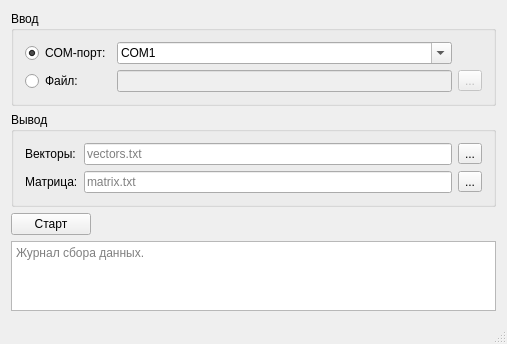
<?xml version="1.0" encoding="UTF-8"?>
<ui version="4.0">
 <class>MainWindow</class>
 <widget class="QMainWindow" name="MainWindow">
  <property name="geometry">
   <rect>
    <x>0</x>
    <y>0</y>
    <width>507</width>
    <height>336</height>
   </rect>
  </property>
  <property name="windowTitle">
   <string>Сбор данных</string>
  </property>
  <widget class="QWidget" name="centralWidget">
   <layout class="QVBoxLayout" name="verticalLayout" stretch="10,10,0">
    <property name="spacing">
     <number>6</number>
    </property>
    <property name="sizeConstraint">
     <enum>QLayout::SetDefaultConstraint</enum>
    </property>
    <item>
     <widget class="QGroupBox" name="gbInput">
      <property name="title">
       <string>Ввод</string>
      </property>
      <layout class="QGridLayout" name="gridLayout">
       <item row="0" column="0">
        <widget class="QRadioButton" name="rbCOMPort">
         <property name="text">
          <string>COM-порт:</string>
         </property>
         <property name="checked">
          <bool>true</bool>
         </property>
        </widget>
       </item>
       <item row="0" column="1">
        <widget class="QComboBox" name="cbCOMPort">
         <property name="editable">
          <bool>true</bool>
         </property>
         <property name="currentText">
          <string>COM1</string>
         </property>
         <item>
          <property name="text">
           <string>COM1</string>
          </property>
         </item>
         <item>
          <property name="text">
           <string>COM2</string>
          </property>
         </item>
         <item>
          <property name="text">
           <string>COM3</string>
          </property>
         </item>
         <item>
          <property name="text">
           <string>COM4</string>
          </property>
         </item>
         <item>
          <property name="text">
           <string>COM5</string>
          </property>
         </item>
         <item>
          <property name="text">
           <string>COM6</string>
          </property>
         </item>
         <item>
          <property name="text">
           <string>COM7</string>
          </property>
         </item>
         <item>
          <property name="text">
           <string>COM8</string>
          </property>
         </item>
         <item>
          <property name="text">
           <string>COM9</string>
          </property>
         </item>
        </widget>
       </item>
       <item row="1" column="0">
        <widget class="QRadioButton" name="rbFile">
         <property name="enabled">
          <bool>true</bool>
         </property>
         <property name="text">
          <string>Файл:</string>
         </property>
        </widget>
       </item>
       <item row="1" column="1">
        <widget class="QLineEdit" name="edFile">
         <property name="enabled">
          <bool>false</bool>
         </property>
         <property name="clearButtonEnabled">
          <bool>true</bool>
         </property>
        </widget>
       </item>
       <item row="1" column="2">
        <widget class="QToolButton" name="btFile">
         <property name="enabled">
          <bool>false</bool>
         </property>
         <property name="text">
          <string>...</string>
         </property>
        </widget>
       </item>
      </layout>
     </widget>
    </item>
    <item>
     <widget class="QGroupBox" name="gbOutput">
      <property name="title">
       <string>Вывод</string>
      </property>
      <layout class="QGridLayout" name="gridLayout_2">
       <item row="0" column="2">
        <widget class="QToolButton" name="btVectors">
         <property name="text">
          <string>...</string>
         </property>
        </widget>
       </item>
       <item row="1" column="0">
        <widget class="QLabel" name="label_2">
         <property name="text">
          <string>Матрица:</string>
         </property>
        </widget>
       </item>
       <item row="0" column="0">
        <widget class="QLabel" name="label">
         <property name="text">
          <string>Векторы:</string>
         </property>
        </widget>
       </item>
       <item row="1" column="1">
        <widget class="QLineEdit" name="edMatrix">
         <property name="text">
          <string/>
         </property>
         <property name="placeholderText">
          <string>matrix.txt</string>
         </property>
         <property name="clearButtonEnabled">
          <bool>true</bool>
         </property>
        </widget>
       </item>
       <item row="1" column="2">
        <widget class="QToolButton" name="btMatrix">
         <property name="text">
          <string>...</string>
         </property>
        </widget>
       </item>
       <item row="0" column="1">
        <widget class="QLineEdit" name="edVectors">
         <property name="text">
          <string/>
         </property>
         <property name="placeholderText">
          <string>vectors.txt</string>
         </property>
         <property name="clearButtonEnabled">
          <bool>true</bool>
         </property>
        </widget>
       </item>
      </layout>
     </widget>
    </item>
    <item>
     <layout class="QVBoxLayout" name="verticalLayout_2">
      <item>
       <layout class="QHBoxLayout" name="horizontalLayout">
        <property name="sizeConstraint">
         <enum>QLayout::SetMinimumSize</enum>
        </property>
        <item>
         <widget class="QPushButton" name="btGo">
          <property name="sizePolicy">
           <sizepolicy hsizetype="Preferred" vsizetype="Preferred">
            <horstretch>0</horstretch>
            <verstretch>0</verstretch>
           </sizepolicy>
          </property>
          <property name="baseSize">
           <size>
            <width>0</width>
            <height>0</height>
           </size>
          </property>
          <property name="text">
           <string>Старт</string>
          </property>
         </widget>
        </item>
        <item>
         <spacer name="horizontalSpacer">
          <property name="orientation">
           <enum>Qt::Horizontal</enum>
          </property>
          <property name="sizeHint" stdset="0">
           <size>
            <width>40</width>
            <height>20</height>
           </size>
          </property>
         </spacer>
        </item>
       </layout>
      </item>
      <item>
       <widget class="QPlainTextEdit" name="tbLog">
        <property name="readOnly">
         <bool>true</bool>
        </property>
        <property name="placeholderText">
         <string>Журнал сбора данных.</string>
        </property>
       </widget>
      </item>
     </layout>
    </item>
   </layout>
  </widget>
  <widget class="QStatusBar" name="statusBar"/>
 </widget>
 <layoutdefault spacing="6" margin="11"/>
 <tabstops>
  <tabstop>btGo</tabstop>
  <tabstop>rbCOMPort</tabstop>
  <tabstop>cbCOMPort</tabstop>
  <tabstop>rbFile</tabstop>
  <tabstop>edFile</tabstop>
  <tabstop>btFile</tabstop>
  <tabstop>edVectors</tabstop>
  <tabstop>btVectors</tabstop>
  <tabstop>edMatrix</tabstop>
  <tabstop>btMatrix</tabstop>
  <tabstop>tbLog</tabstop>
 </tabstops>
 <resources/>
 <connections/>
</ui>
